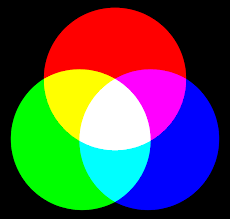
#> input picture CLASES/CLASE9/images.png, 230 x 219 px, given in place of the camera
$ python detector_movimiento_hsv_print.py
#> lines starting #> are read from the running program, lines starting #| are printed output that depends on the picture; after the words box and inside, x2 and y2 are one past the last pixel; in counts of white or black regions, pixels touching at a corner belong together
import cv2
url = "http://192.168.1.10/640x480.jpg"
cap = cv2.VideoCapture(0)
azul_bajo =(100,50,40) # H S V
azul_alto =(120,255,255) # H S V
#help(cv2.countNonZero)
umbral = 10000
while(1):
	#cap.open(url)#Abrimos la url
	ret,frame = cap.read()#Captura los frames
#> frame is the input picture: shape (219, 230, 3); mean B, G, R 78.5, 78.5, 80.9
	frame_HSV = cv2.cvtColor(frame,cv2.COLOR_BGR2HSV)
#> frame_HSV: shape (219, 230, 3); mean H, S, V 38.4, 144.1, 161.1

	if ret == True:
		mask = cv2.inRange(frame_HSV,azul_bajo,azul_alto) # Valor binario que analiza entre el rango 100 y 200, si esta esta en el rango es 255 , sino es 0
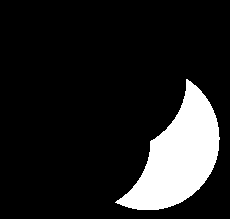
#> mask: shape (219, 230); 13.2% white; 1 white region, box (x1, y1, x2, y2) and area: (115, 79, 220, 210) 6663
		AND = cv2.bitwise_and(frame,frame,mask = mask) # Se aplica AND entre la image original en 3D y el rango de azul, para sacar el azul
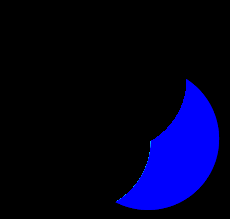
#> AND: shape (219, 230, 3); mean B, G, R 33.4, 0.1, 0
		cantidad_blancos = cv2.countNonZero(mask)
#> cantidad_blancos = 6663
		#print(cantidad_blancos)
		if(cantidad_blancos>umbral):
			print("Objeto detectado")
		else:
			print("Objeto no detectado")
		cv2.imshow("ventana esp",frame)
		cv2.imshow("mask",mask)
		cv2.imshow("AND",AND)
		if cv2.waitKey(1) == ord('a'):
#> (key Esc is pressed here)
			break
	else:
		break
cap.release()
cv2.destroyAllWindows()
#cvtColor(src, code[, dst[, dstCn]]) -> dst
#countNonZero(src) -> retval
